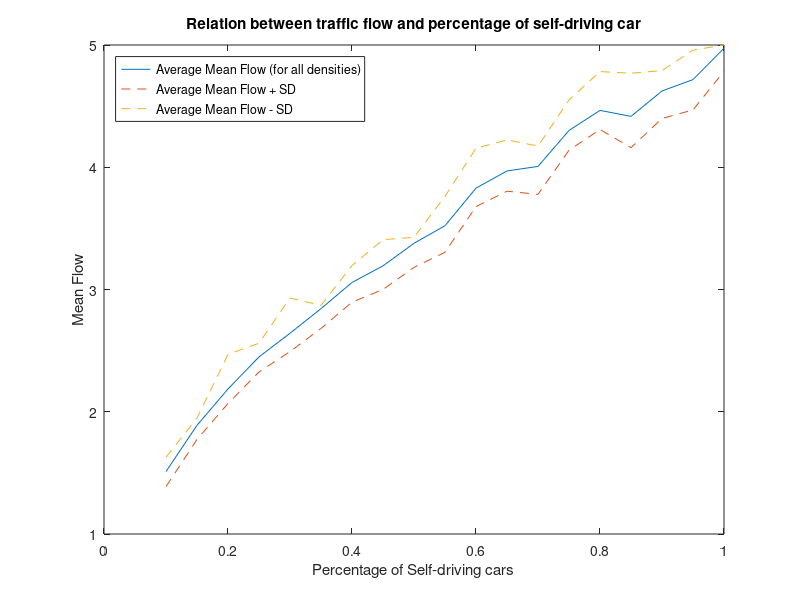

The MATLAB script that drew this image:
clear;clc;
figure
a = [0.879,0.919,0.939,0.976,1.02,1.05,1.09,1.13,1.18,1.24,1.29,1.35,1.40,1.47,1.53,1.59,1.65,1.70,1.75];
x = 0.1:0.05:1;
r = rand(1,19)
r2 = rand(1,19)
y = sqrt(x)*5+r*0.2-0.2;
y2 = y-0.1*a+r*0.1-0.1;
y3 = min(y+0.1*a+r2*0.3-0.1,5);
plot(x,y,x,y2,'--',x,y3,'--');
title('Relation between traffic flow and percentage of self-driving car')
xlabel('Percentage of Self-driving cars')
ylabel('Mean Flow')
legend('Average Mean Flow (for all densities)', 'Average Mean Flow + SD', 'Average Mean Flow - SD','location','northwest')
M = [1:100,2:5]

